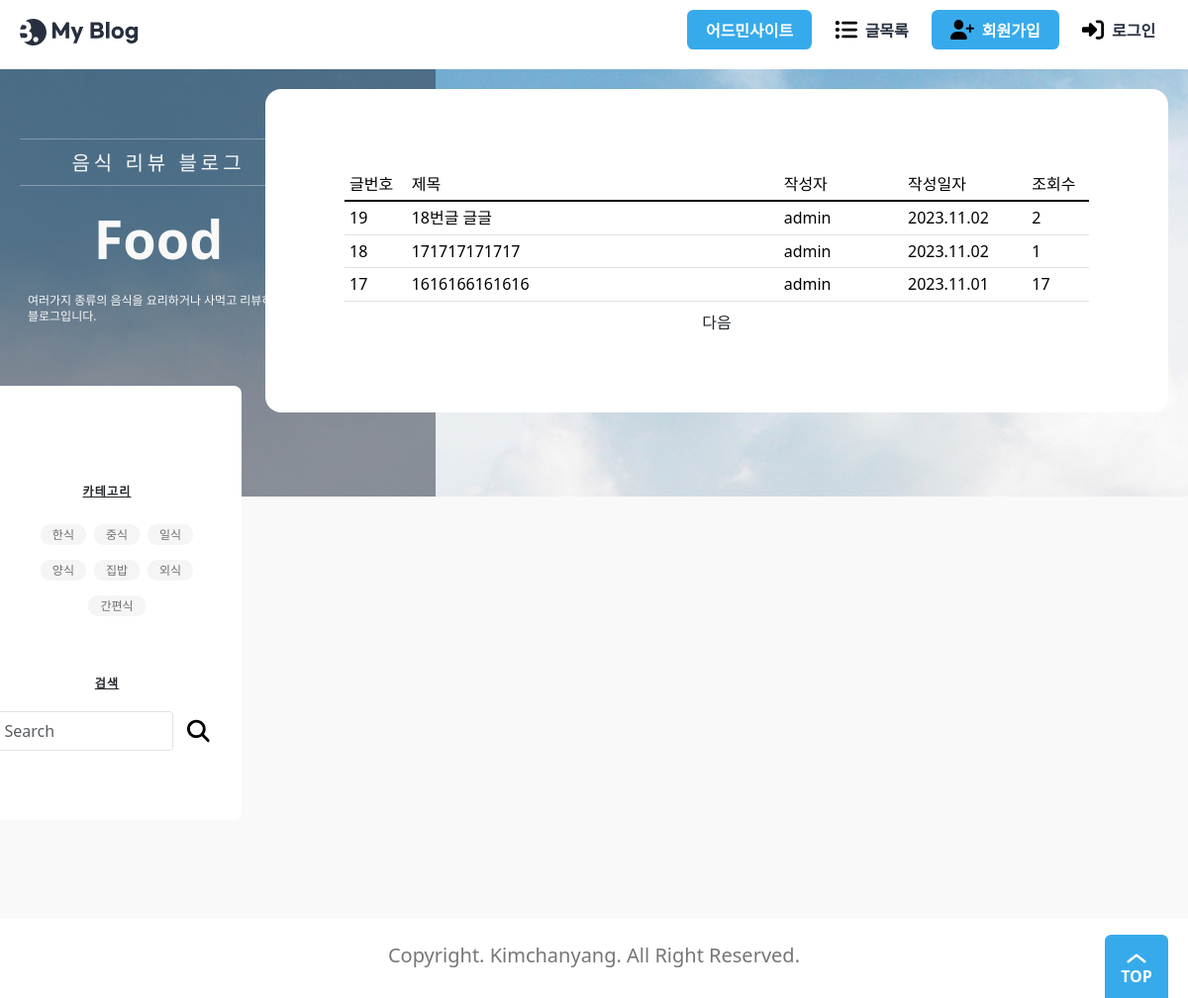
/blog/, run on an earlier commit of the app's database.
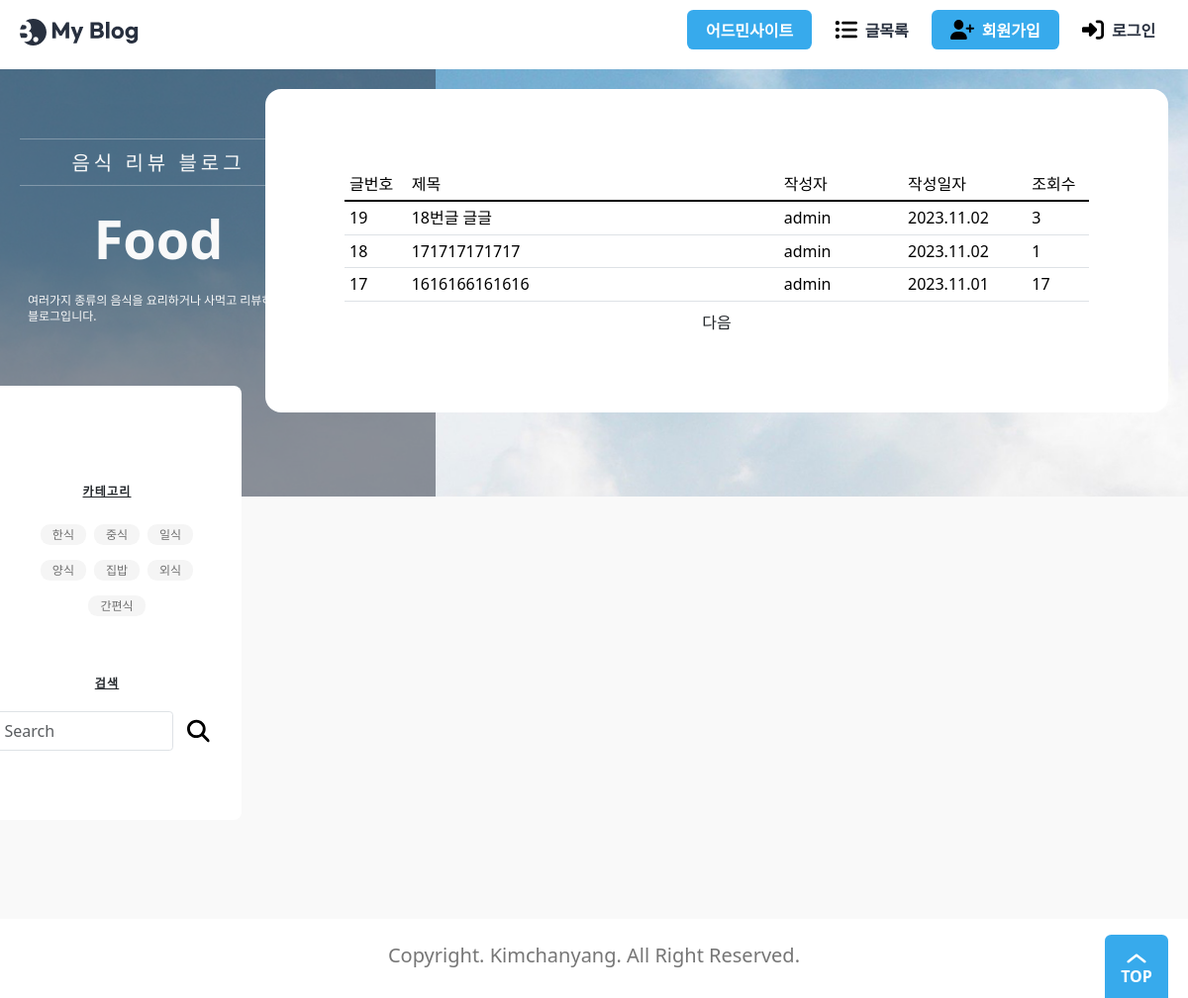
And on a later commit of the database.
### blog/models.py (models this page shows, shortened)
class Post(models.Model):
    title = models.CharField(_("제목"), max_length=50)
    content = models.TextField(_("내용"))
    head_image = models.ImageField(
        _("메인 이미지"), upload_to="blog/images/%Y/%m/%d/", blank=True
    )
    file_upload = models.FileField(
        _("파일"), upload_to="blog/files/%Y/%m/%d/", blank=True
    )
    created_at = models.DateTimeField(_("작성일자"), auto_now_add=True)
    updated_at = models.DateTimeField(_("수정일자"), auto_now=True)
    author = models.ForeignKey(User, on_delete=models.CASCADE, verbose_name="작성자")
    tags = models.ManyToManyField("Tag", blank=True, verbose_name="태그")
    view_count = models.PositiveIntegerField(verbose_name="조회수", default=0)
    likes_count = models.PositiveIntegerField(verbose_name="좋아요", default=0)

### accounts/models.py (models this page shows)
class User(AbstractUser):
    nickname = models.CharField(_("닉네임"), max_length=50)
    profile_img = models.ImageField(
        _("프로필 사진"), upload_to=user_directory_path, blank=True
    )
    class Meta:
        db_table = "User"

### blog/views.py (the view)
# urls.py: path("", views.PostList.as_view(), name="post_list"),
class PostList(ListView):
    model = Post
    ordering = "-pk"
    context_object_name = "posts"
    paginate_by = pageslice
    page_kwarg = "page"

### templates/blog/post_list.html (shortened to what this page needs)
{% extends "base.html" %}
{% block main %}
{% load static %}
<div class="banner">
    <div class="max-width">
        <div class="banner-contents">
            <p class="sub-text">음식 리뷰 블로그</p>
            <p class="main-text">Food</p>
            <p class="description">
                여러가지 종류의 음식을 요리하거나 사먹고 리뷰하는 블로그입니다.
            </p>
        </div>
    </div>
</div>
<main>
    <div class="max-width">
        <div class="view">
            <section class="wrap-box">
                <div class="inner">
                    <table class="table">
                        <thead style="border-bottom: 2px solid black;">
                            <tr>
                                <th class='col-md-1'>글번호</th>
                                <th class='col-md-6'>제목</th>
                                <th class='col-md-2'>작성자</th>
                                <th class='col-md-2'>작성일자</th>
                                <th class='col-md-1'>조회수</th>
                            </tr>
                        </thead>
                        <tbody>
                            {% for post in posts %}
                            <tr>
                                <td>{{ post.id }}</td>
                                <td><a href="{% url 'post_detail' post.id %}">{{ post.title }}</a></td>
                                <td>{{ post.author }}</td>
                                <td>{{ post.created_at|date:'Y.m.d' }}</td>
                                <td>{{ post.view_count }}</td>
                            </tr>
                            {% endfor %}
                        </tbody>
                    </table>
                    <div class="d-flex justify-content-center">
                        {% if page_obj.has_next %}
                        <a href="{% url "post_list" %}?page={{ page_obj.next_page_number }}">다음</a>
                        {% endif %}
                    </div>
                </div>
            </section>
        </div>
        <aside class="about">
            <h3>카테고리</h3>
            <ul class="categories">
                <li><a href="{% url 'post_search_tag' '한식' %}">한식</a></li>
                <li><a href="{% url 'post_search_tag' '중식' %}">중식</a></li>
                <li><a href="{% url 'post_search_tag' '일식' %}">일식</a></li>
                <li><a href="{% url 'post_search_tag' '양식' %}">양식</a></li>
                <li><a href="{% url 'post_search_tag' '집밥' %}">집밥</a></li>
                <li><a href="{% url 'post_search_tag' '외식' %}">외식</a></li>
                <li><a href="{% url 'post_search_tag' '간편식' %}">간편식</a></li>
            </ul>
            <h3>검색</h3>
            <form class="d-flex" action="" method="get">
                <input class="form-control me-2" type="text" placeholder="Search">
                <img src="{% static './assets/icon-search.svg' %}" alt="My Blog" class="btn"
                    style="width: 40px;height: 40px;">
            </form>
        </aside>
    </div>
</main>
{% endblock main %}

What changed in the data, as far as the page shows it:
changed Post "18번글 글글": view_count "2" → "3"
